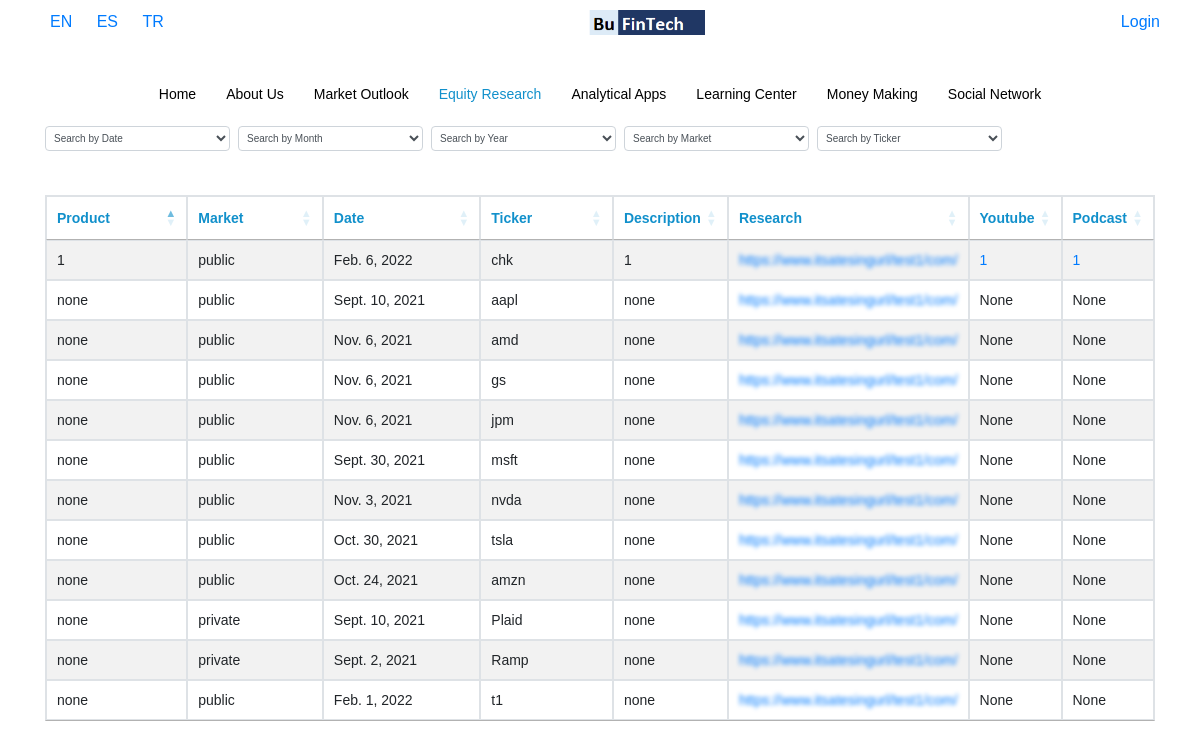
The page /en/equity-research on the database its author committed.
### base/models.py (models this page shows, shortened)
class equity(models.Model):
    Language = models.CharField(max_length=50)
    Product = models.CharField(max_length=100,blank=True,default="none")
    EQUITY_TYPES = [
        ('public', 'Public'),
        ('private', 'Private')
    ]
    Market = models.CharField(max_length=100, choices=EQUITY_TYPES, default='public')
    Date = models.DateField()
    Ticker = models.CharField(max_length=100,blank=True)
    Description = models.CharField(max_length=100,blank=True,default="none")
    Research = models.FileField(upload_to=path_equity )
    Youtube = models.CharField(max_length=100,blank=True)
    Podcast = models.CharField(max_length=100,blank=True)
    class Meta:
        verbose_name = "Equity Research"
        verbose_name_plural = "Equity Research"

### base/views.py (the view)
# urls.py: re_path(r'^(?P<Language>[a-z]{2})/equity-research$', views.equityView, name='equity-research'),
def equityView(request, Language):
    display_url = True
    try:
        user_payment = Api_key.objects.get(user = request.user)
    except:
        user_payment = None
    if user_payment != None:
        pass
    else:
        display_url = False
    setCurrentLanguage(request, Language)
    hidden = [0,1]
    nav_items = ListPage.objects.filter(Language=request.session['current_language']).order_by('Priority').values_list("Menu_Name","url").distinct()
    try:
        obj = equity.objects.filter(Language=request.session['current_language'])
        data = serializers.serialize("python",equity.objects.filter(Language=request.session['current_language']) )
        tickers = obj.values('Ticker').distinct()
        return render (request,'base/equity.html',{'display_url':display_url, 'obj':obj,'table_form':EquityForm(),'data':data, 'hidden':hidden,'nav_items':list(dict.fromkeys(nav_items)),'Language':Language, 'tickers': tickers})
    except Exception as e:
        return render (request,'base/equity.html',{'display_url':display_url, 'message':"No data found!",'nav_items':list(dict.fromkeys(nav_items)),'Language':Language})

### base/forms.py
class EquityForm(ModelForm):
    class Meta:
        model = equity
        fields = '__all__'

### base/templatetags/current_url.py (called while the page is built)
@register.filter
def current_url(value, url):
    url = url[4:]
    value = value.replace("_","-")
    if value == "analytic-apps":
        value = "analytical-apps"
    print(value, url)
    result = re.search(value , url)
    if result != None:
        return True

### base/views.py (called while the page is built)
def setCurrentLanguage(request, Language):
    request.session['current_language'] = Language
    return

### base/templates/base/equity.html (shortened to what this page needs)
{% extends 'base/home.html' %}
{% load static %}
{% block content %}
<div class="container">
	<div class="width">
		<div class="d-block d-md-flex">
			<select style="height: 25px; font-size: 10px; padding: 4px;" class="form-control col-12 col-md-2 mt-2 mt-md-0 mr-2" id="epublic_search_date" title="Search By Date">
				<option value="">Search by Date</option>
			</select>
			<select style="height: 25px; font-size: 10px; padding: 4px;" class="form-control col-12 col-md-2 mt-2 mt-md-0 mr-2" id="epublic_search_month" title="Search By Month">
				<option value="">Search by Month</option>
			</select>
			<select style="height: 25px; font-size: 10px; padding: 4px;" class="form-control col-12 col-md-2 mt-2 mt-md-0 mr-2" id="epublic_search_year" title="Search By Year">
				<option value="">Search by Year</option>
			</select>
			<select style="height: 25px; font-size: 10px; padding: 4px;" class="form-control col-12 col-md-2 mt-2 mt-md-0 mr-2" id="epublic_search_market" title="Search By Market">
				<option value="">Search by Market</option>
			</select>
			<select style="height: 25px; font-size: 10px; padding: 4px;" class="form-control col-12 col-md-2 mt-2 mt-md-0 mr-2" id="epublic_search_ticker" title="Search By Ticker">
				<option value="">Search by Ticker</option>
			</select>
		</div>
		<br>
		<br />
			<table id="example" class="table table-striped table-bordered" style="width:100%">
				<thead>
					<tr>
						{% for field in table_form %}
						{% if field.label  == 'Url' %}
							{% if display_url %}
								<th> {{field.label}} </th>
							{% endif %}
						{% elif field.label  == 'Language' %}
						{% else %}
							<th> {{field.label}} </th>
						{% endif %}
					{% endfor %}
					</tr>
				</thead>
				<tbody>
					{% for instance in data %}
					<tr>
					{% for field, value in instance.fields.items %}
								{% if field == 'Research' %}
									{% if display_url == False %}
										<td style="min-width: 203px;">
											<a class="blurLinks" href="{% url 'payment' %}" onmouseover="hov(this)" onmouseout="hovOut(this)">https://www.itsatesingurl/test1/com/</a>
										</td>
									{% else %}
										<td> <a  href="{{value}}">{{value}}</a></td>
									{% endif %}
									{% elif field == 'Youtube' %}
									{% if value %}
										<td> <a  href="{{value}}">{{value}}</a></td>
									{% else %}
										<td>None</td>
									{% endif %}
								{% elif field == 'Podcast' %}
									{% if value %}
										<td><a  href="{{value}}">{{value}}</a></td>
									{% else %}
										<td>None</td>
									{% endif %}
								{% elif field == 'Language' %}
								{% else %}
									<td> {{value }} </td>
								{%endif%}
					{% endfor %}
					</tr>
				{% endfor %}
				</tbody>
			</table>
		<br />
    </div>
</div>
{% endblock content %}

### mysite/static/base/style.css (style rules this page uses)
html, body { height: 100%; width: 100%; height: 100vh; width: 100vw; margin: 0; }
.width { overflow-x: auto; white-space: nowrap; margin-bottom: 50px; }
th { color:#1190cb; }
td { width:25%; }
a { color:black; }

### mysite/static/base/url.css (style rules this page uses)
.blurLinks { filter: blur(2px); -webkit-filter: blur(2px); }

### mysite/static/sidebar/demo.css (style rules this page uses)
html, body { padding: 0; margin: 0; }
body { background-color: #fff; font-family: Arial, Helvetica, Verdana; font-size: 14px; line-height: 22px; color: #666; position: relative; -webkit-text-size-adjust: none; }

### mysite/static/sidebar/mmenu.css (style rules this page uses)
:root { --mm-line-height:20px;--mm-listitem-size:44px;--mm-navbar-size:44px;--mm-offset-top:0;--mm-offset-right:0;--mm-offset-bottom:0;--mm-offset-left:0;--mm-color-border:rgba(0, 0, 0, 0.1);--mm-color-button:rgba(0, 0, 0, 0.3);--mm-color-text:rgba(0, 0, 0, 0.75);--mm-color-text-dimmed:rgba(0, 0, 0, 0.3);--mm-color-background:#f3f3f3;--mm-color-background-highlight:rgba(0, 0, 0, 0.05);--mm-color-background-emphasis:rgba(255, 255, 255, 0.4);--mm-shadow:0 0 10px rgba(0, 0, 0, 0.3) }
.mm-wrapper { overflow-x:hidden;position:relative }
:root { --mm-iconbar-size:50px }
:root { --mm-iconpanel-size:50px }
:root { --mm-sidebar-collapsed-size:50px;--mm-sidebar-expanded-size:440px }

### rows shown on the page
equity: fields "none" "public" "Sept. 10, 2021" "aapl" "none"
equity: fields "none" "public" "Nov. 6, 2021" "amd" "none"
equity: fields "none" "public" "Nov. 6, 2021" "gs" "none"
equity: fields "none" "public" "Nov. 6, 2021" "jpm" "none"
equity: fields "none" "public" "Sept. 30, 2021" "msft" "none"
equity: fields "none" "public" "Nov. 3, 2021" "nvda" "none"
equity: fields "none" "public" "Oct. 30, 2021" "tsla" "none"
equity: fields "none" "public" "Oct. 24, 2021" "amzn" "none"
equity: fields "none" "private" "Sept. 10, 2021" "Plaid" "none"
equity: fields "none" "private" "Sept. 2, 2021" "Ramp" "none"
equity: fields "none" "public" "Feb. 1, 2022" "t1" "none"
equity: fields "public" "Feb. 6, 2022" "chk"

### other values the page prints
{{ item.0 }} "Home" "About Us" "Market Outlook" "Analytical Apps" "Learning Center" "Money Making" "Social Network"
{{ item.0 }} "Equity Research"
{{ field.label }} "Product" "Market" "Date" "Ticker" "Description" "Research" "Youtube" "Podcast"
{{ value }} "1" "1"
{{ value }} "1"
